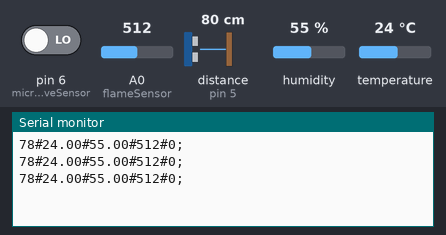
Recording of a sketch running on a simulated Arduino Uno, built with avr-gcc and run on an emulated ATmega328P. Shown: the last lines printed to the serial monitor. Wiring (inferred from the names in the program): ultrasonic range finder: trigger pin 4; echo pin 5. Inputs (shaded band) come from the test bench; at power-on: distance to the obstacle (sensor on pin 5) 80 cm, humidity 55 %, A0 (flameSensor) = 512, pin 6 (microwaveSensor) LOW, temperature 24 °C. The echo pulse lasts 58.3 µs per cm.

Above: at 1.3 s.
1.4 s: distance to the obstacle (sensor on pin 5) set to 2 cm
At 1.9 s:
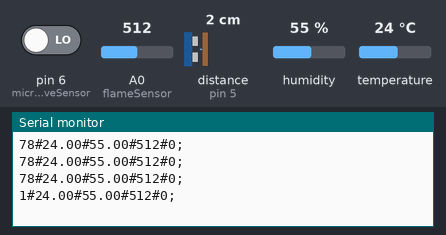
2.9 s: humidity set to 22 %
At 3.4 s:
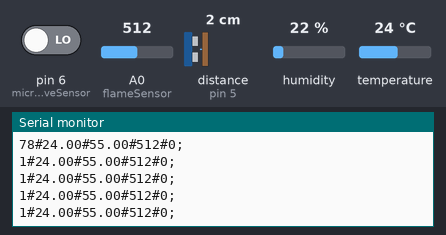
4.4 s: A0 (flameSensor) set to 716
At 5.0 s:
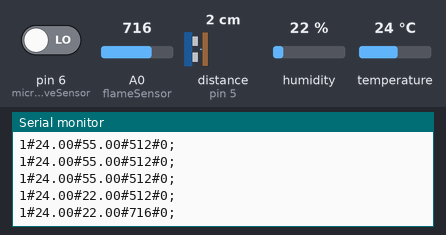
5.9 s: pin 6 (microwaveSensor) driven HIGH
At 6.5 s:
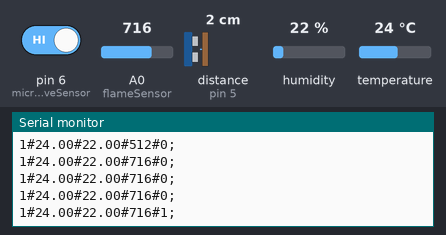
7.4 s: temperature set to 12 °C
At 8.0 s:
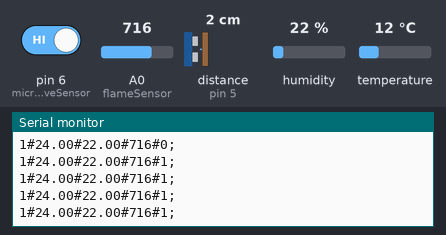
8.9 s: distance to the obstacle (sensor on pin 5) set to 4 cm
At 9.5 s:
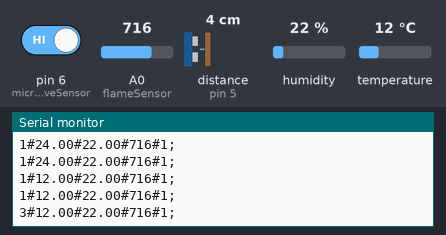
Timing chart, 0 to 11.4 s (numbered marks = the images above; inputs shaded):
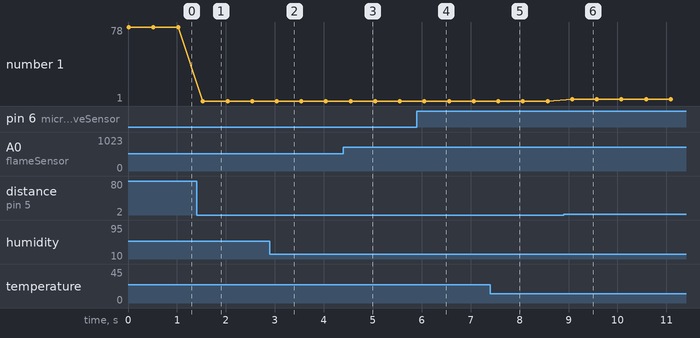

Measured:
- after the input at 1.4 s, the serial monitor: prints a new line after 0.13 s (image 1)
- after the input at 4.4 s, the serial monitor: prints a new line after 0.15 s (image 3)
- after the input at 5.9 s, the serial monitor: prints a new line after 0.16 s (image 4)
- after the input at 8.9 s, the serial monitor: prints a new line after 0.17 s (image 6)
- plotted number 1: 78 → 1 after the input at 1.4 s, 1 → 3 after the input at 8.9 s

The sketch:

MonitoringPratimaArduino.ino
```cpp
#include <Arduino.h>
#include <ArduinoJson.h>
#include <DHT.h>

// define pin
#define pinDHT 3 //pin DHT
DHT dht(pinDHT, DHT22); //DHT Setup
#define microwaveSensor 6
#define flameSensor A0
#define TrigPin 4
#define EchoPin 5

// deklarasi Variabel
int motion, flame, distance;
float kelembaban, suhu;
long duration;

void setup() {
  // put your setup code here, to run once:
  Serial.begin(9600);
  pinMode(microwaveSensor, INPUT);
  pinMode(flameSensor, INPUT);
  pinMode(TrigPin, OUTPUT);
  pinMode(EchoPin, INPUT);
  dht.begin();

}

void loop() {
  // put your main code here, to run repeatedly:
  String kirim;
  motion = digitalRead(microwaveSensor);
  kelembaban = dht.readHumidity();
  suhu = dht.readTemperature();
  flame = analogRead(flameSensor);
  digitalWrite(TrigPin, LOW);
  delayMicroseconds(2);
  digitalWrite(TrigPin, HIGH);
  delayMicroseconds(10);
  digitalWrite(TrigPin, LOW);
  duration = pulseIn(EchoPin, HIGH);
  distance = duration * (0.034 / 2);
  kirim = String(distance) + "#" + String(suhu) + "#" + String(kelembaban)+ "#" + String(flame) + "#" + String(motion)+";";
  Serial.println(kirim);
  delay(500);
}
```
